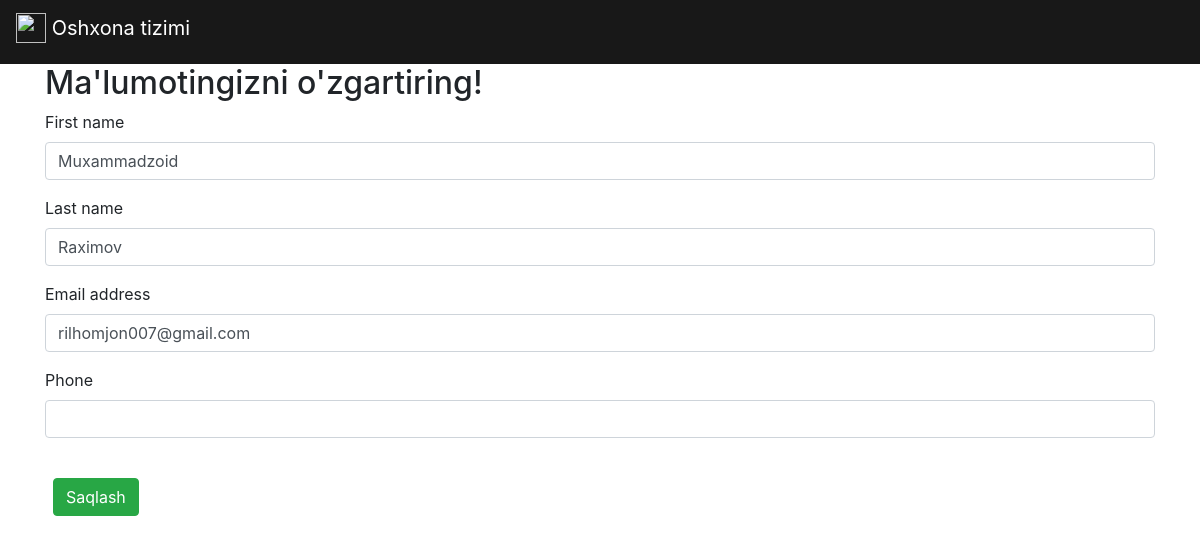
The app's page /accounts/editing/2/, older data.
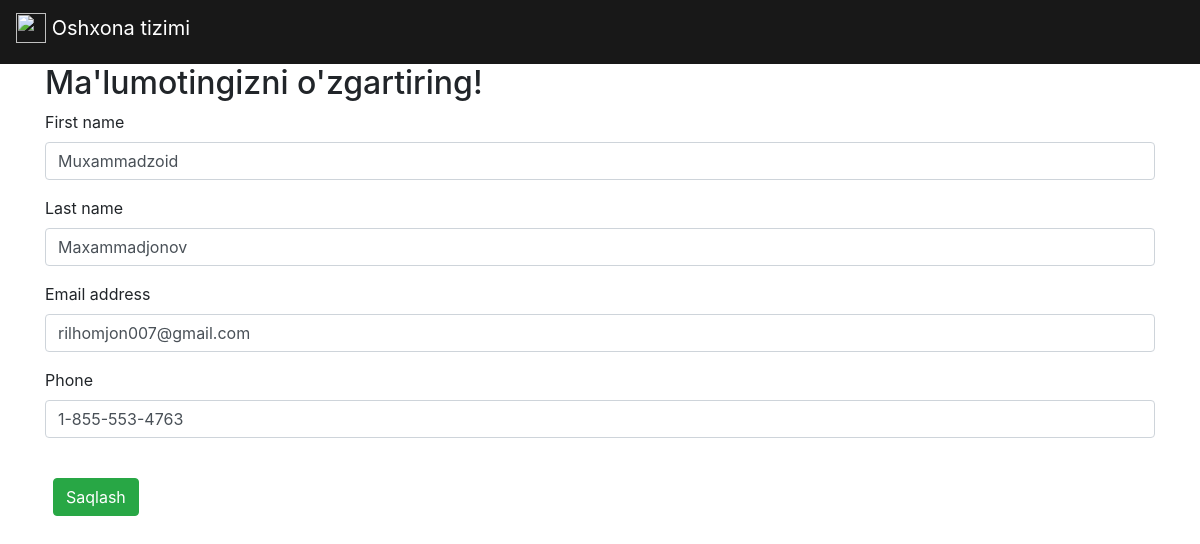
The same page, newer data.
### accounts/models.py (models this page shows)
class EmployeeUser(AbstractUser):
    phone = models.CharField(max_length=20, null=True, blank=True)
    STATUS = (
        ('cashier', ('kassir')),
        ('chef', ('oshpaz')),
        ('accountant', ('buxgalter')),
    )
    profession = models.CharField(
        max_length=32,
        choices=STATUS,
        default='cashier',
    )

### accounts/views.py (the view)
# urls.py: path('editing/<int:pk>/', ChangeUserView.as_view(), name='editing'),
class ChangeUserView(UpdateView, LoginRequiredMixin):
    model = EmployeeUser
    fields = ['first_name', 'last_name', 'email', 'phone']
    template_name = 'registration/editing.html'
    success_url = reverse_lazy('profession')

### template/registration/editing.html (shortened to what this page needs)
{% extends 'base.html' %}
{% load crispy_forms_tags %}
{% block content %}
    <h2>Ma'lumotingizni o'zgartiring!</h2>
    <form method="post">
        {{ form|crispy }}<br>
        <button class="btn btn-success ml-2" type="submit">Saqlash</button>
    </form>
{% endblock content %}

Row changes from the older to the newer data that the page shows:
changed EmployeeUser "Muxammadzoid": last_name "Raximov" → "Maxammadjonov"; phone (not shown) → "1-855-553-4763"
